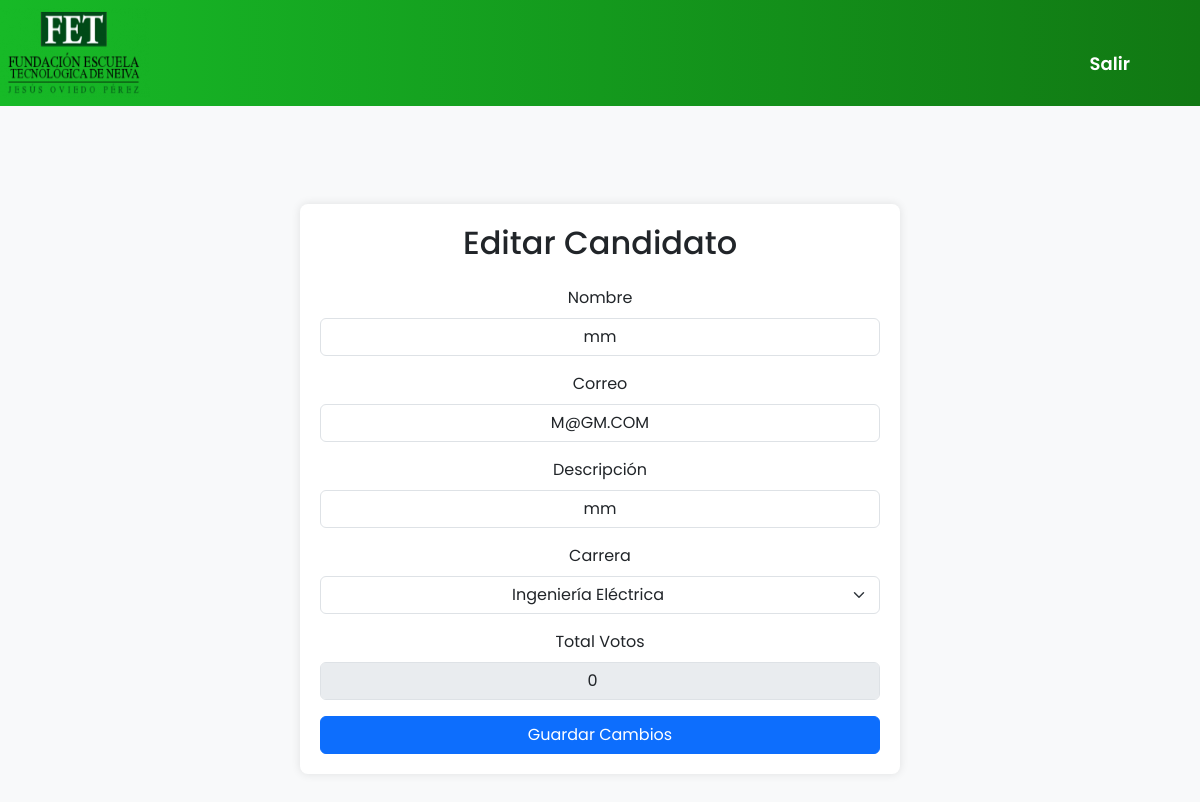
/editar_candidato2.php?id=3, run on the app's committed database.
### tables this page shows
CREATE TABLE `candidatos_prof` (
  `id` int(11) NOT NULL,
  `nombre` varchar(100) NOT NULL,
  `correo` varchar(100) NOT NULL,
  `descripcion` varchar(100) NOT NULL,
  `carrera` enum('Ingeniería de Software','Ingeniería Eléctrica','Ingeniería de Alimentos','Ingeniería Ambiental','Salud y Seguridad en el Trabajo') NOT NULL,
  `total_votos` int(11) NOT NULL
);

### editar_candidato2.php (the view, shortened to what this page needs)
<?php
$host = "localhost";
$port = 3310;
$user = "root";
$password = "";
$dbname = "voting";
$conexion = mysqli_connect($host, $user, $password, $dbname, $port);
if (isset($_GET['id'])) {
    $id = intval($_GET['id']);
    $query = "SELECT * FROM candidatos_prof WHERE id = $id";
    $result = mysqli_query($conexion, $query);
    $candidato = mysqli_fetch_assoc($result);
} else {
    die("ID no especificado.");
}
?>
<!DOCTYPE html>
<html lang="en">
<head>
 <link rel="stylesheet" href="css/bootstrap.min.css">
 <link rel="stylesheet" href="css/style.css">
 <link rel="stylesheet" href="https://stackpath.bootstrapcdn.com/font-awesome/4.7.0/css/font-awesome.min.css">
</head>
<body>
<div class="container-fluid" id="cont-3">
<header id="nav-bar">
<nav class="navbar navbar-expand-lg navbar-light bg-dark">
  <img src="img/Logo-FET-q5sdgaqv2nb2ekiucs8911k2e5eu12ktkoocilrpr6.png" alt="Logo de la Universidad" width="150" height="90">
 <div class="collapse navbar-collapse" id="navbarNav">
   <ul class="navbar-nav ml-auto animate__animated animate__bounceInDown" style="padding-right: 50px;">
     <li class="nav-item" >
     <a class="nav-link" href="index.html" style="color: white; font-weight: 600; text-align: center; font-size: 18px; margin-top: 20px; text-transform: capitalize; padding: 20px;">Salir</a>
     </li>
   </ul>
 </div>
</nav>
</header>
</body>
</html>
<!DOCTYPE html>
<html lang="es">
<head>
    <link href="https://cdn.jsdelivr.net/npm/bootstrap@5.3.2/dist/css/bootstrap.min.css" rel="stylesheet">
</head>
<body>
    <div class="container">
        <div class="form-container">
            <h2 class="text-center mb-4">Editar Candidato</h2>
            <form method="POST" action="">
                <div class="mb-3">
                    <label for="nombre" class="form-label">Nombre</label>
                    <input type="text" class="form-control" id="nombre" name="nombre" value="<?php echo htmlspecialchars($candidato['nombre']); ?>" required>
                </div>
                <div class="mb-3">
                    <label for="correo" class="form-label">Correo</label>
                    <input type="email" class="form-control" id="correo" name="correo" value="<?php echo htmlspecialchars($candidato['correo']); ?>" required>
                </div>
                <div class="mb-3">
                    <label for="descripcion" class="form-label">Descripción</label>
                    <input type="text" class="form-control" id="descripcion" name="descripcion" value="<?php echo htmlspecialchars($candidato['descripcion']); ?>" required>
                </div>
                <div class="mb-3">
                    <label for="carrera" class="form-label">Carrera</label>
                    <select id="carrera" name="carrera" class="form-select" required>
                        <option value="Ingeniería Eléctrica" <?php if ($candidato['carrera'] == 'Ingeniería Eléctrica') echo 'selected'; ?>>Ingeniería Eléctrica</option>
                    </select>
                </div>
                <div class="mb-3">
                    <label for="total_votos" class="form-label">Total Votos</label>
                    <input type="number" class="form-control" id="total_votos" value="<?php echo $candidato['total_votos']; ?>" disabled>
                </div>
                <button type="submit" class="btn btn-primary w-100">Guardar Cambios</button>
            </form>
        </div>
    </div>
</body>
</html>

### css/style.css (style rules this page uses)
* { margin: 0; padding: 0; box-sizing: border-box; font-family: 'Poppins', sans-serif; scroll-behavior: smooth; text-align: center; }
#nav-bar { position: sticky; }
.navbar { background-image: linear-gradient(to right, #17ba27,#117813 ); padding: 0; }
#cont-3 { margin-left: 0; margin-right: 0; padding-left: 0; padding-right: 0; max-width: 100%; }

### editar_candidato2.php (style rules this page uses)
body { background-color: #f8f9fa; }
.form-container { max-width: 600px; margin: 50px auto; background: #fff; padding: 20px; border-radius: 8px; box-shadow: 0 0 10px rgba(0, 0, 0, 0.1); }

### data on the page
candidatos_prof: nombre "mm", correo "M@GM.COM", descripcion "mm", carrera "Ingeniería Eléctrica", total_votos "0"
